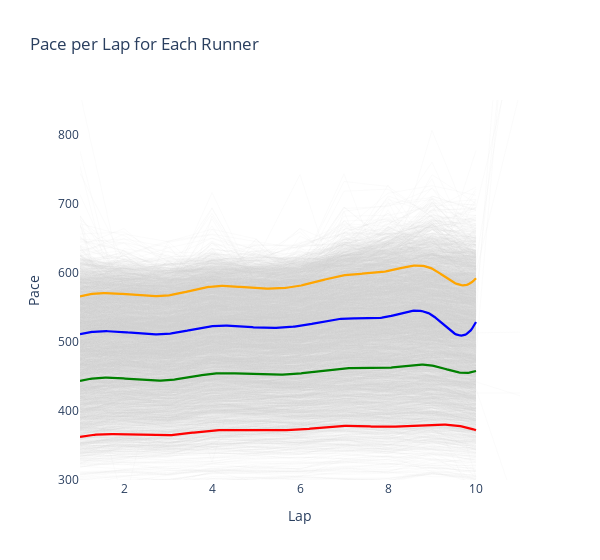

Source (notebook cell):
### Code cell
# Create the layout
layout = go.Layout(
    title='Pace per Lap for Each Runner',
    xaxis=dict(title='Lap', ticklen=1),
    yaxis=dict(title='Pace', range=[300, 850]),
    width=600,
    showlegend=False,
    legend=dict(x=0, y=1),
    plot_bgcolor='white',
    hovermode='closest'
)

# Create a list containing the existing traces and additional plots
combined_data = traces + [
    go.Scatter(x=x_new, y=smoothed_top_25, mode='lines', name='Top 25% Avg', line=dict(color='red', width=2.25)),
    go.Scatter(x=x_new, y=smoothed_top_50, mode='lines', name='Top 50% Avg', line=dict(color='green', width=2.25)),
    go.Scatter(x=x_new, y=smoothed_top_75, mode='lines', name='Top 75% Avg', line=dict(color='blue', width=2.25)),
    go.Scatter(x=x_new, y=smoothed_bottom_25, mode='lines', name='Bottom 25% Avg', line=dict(color='orange', width=2.25))
]



# Create the figure
figure = go.Figure(data=combined_data, layout=layout)

figure
